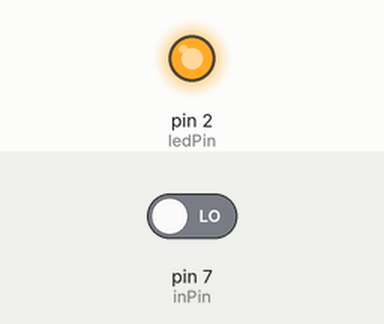
Simulated run of this sketch. Board: Arduino Uno, built with avr-gcc and run on an emulated ATmega328P. Shown: output pins drawn as LEDs (lit = HIGH). The test bench sets the inputs (shaded band); at power-on: pin 7 (inPin) LOW.

Above: at 1.2 s.
1.3 s: pin 7 (inPin) driven HIGH
At 2.5 s:
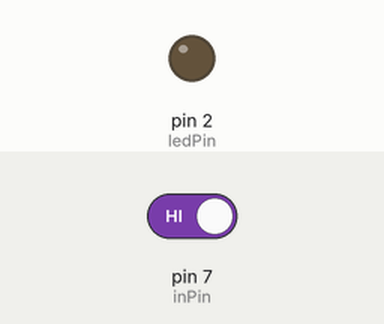
2.8 s: pin 7 (inPin) driven LOW
At 3.7 s:
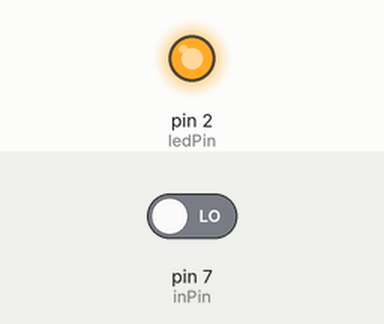
Timing chart, 0 to 5.8 s (numbered marks = the images above; inputs shaded):
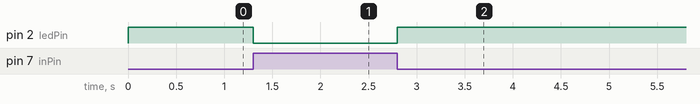

Measured:
- after the input at 1.3 s, pin 2 (ledPin): HIGH → LOW at once
- after the input at 2.8 s, pin 2 (ledPin): LOW → HIGH at once

The sketch:

Code_File.ino
```cpp
int ledPin = 2; // choose the pin for the LED
int inPin = 7;   // choose the input pin (for a pushbutton)
int val = 0;     // variable for reading the pin status

void setup() {
  pinMode(ledPin, OUTPUT);  // declare LED as output
  pinMode(inPin, INPUT);    // declare pushbutton as input
}

void loop(){
  val = digitalRead(inPin);  // read input value
  if (val == HIGH) {         // check if the input is HIGH (button released)
    digitalWrite(ledPin, LOW);  // turn LED OFF
  } else {
    digitalWrite(ledPin, HIGH);  // turn LED ON
  }
}
```
